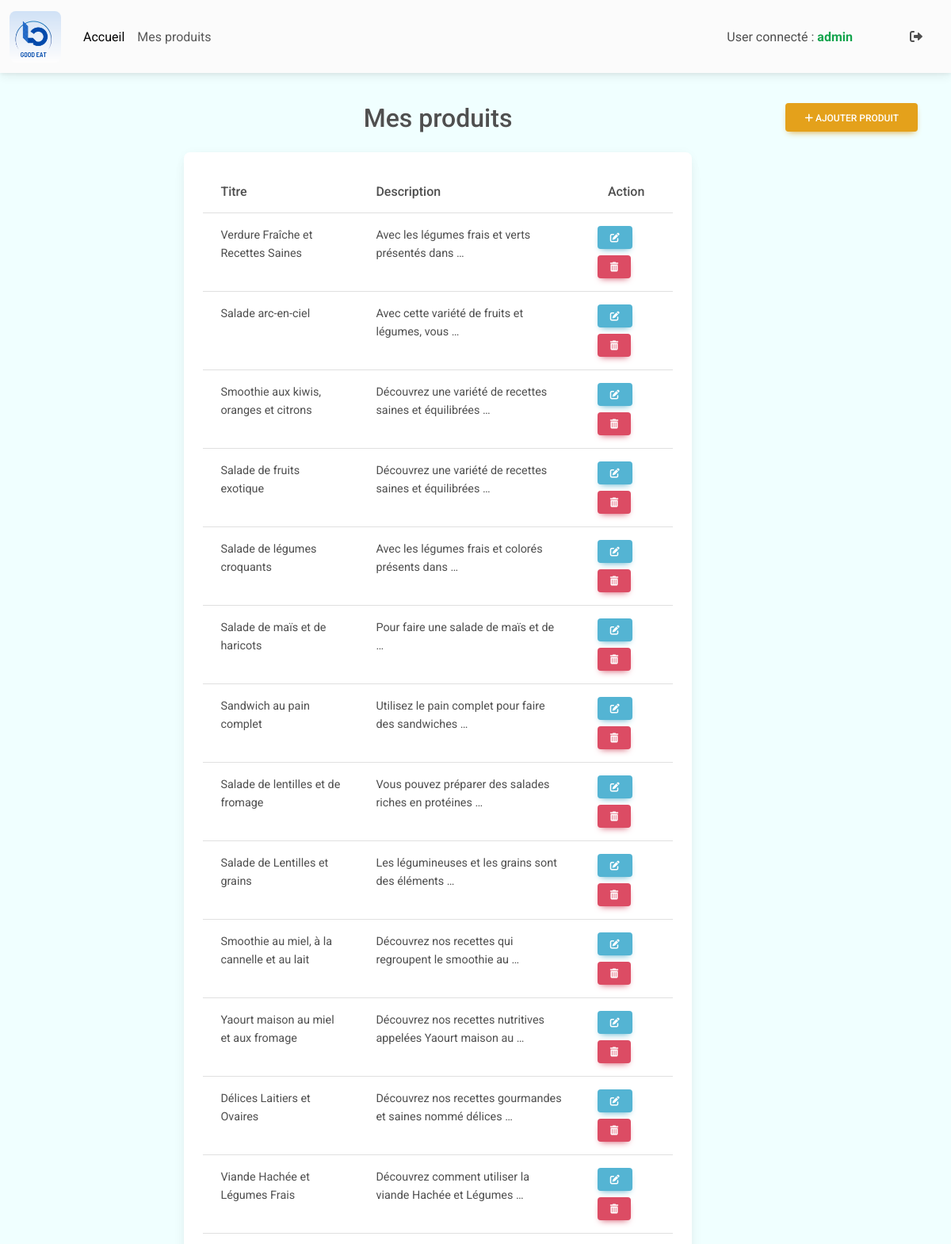
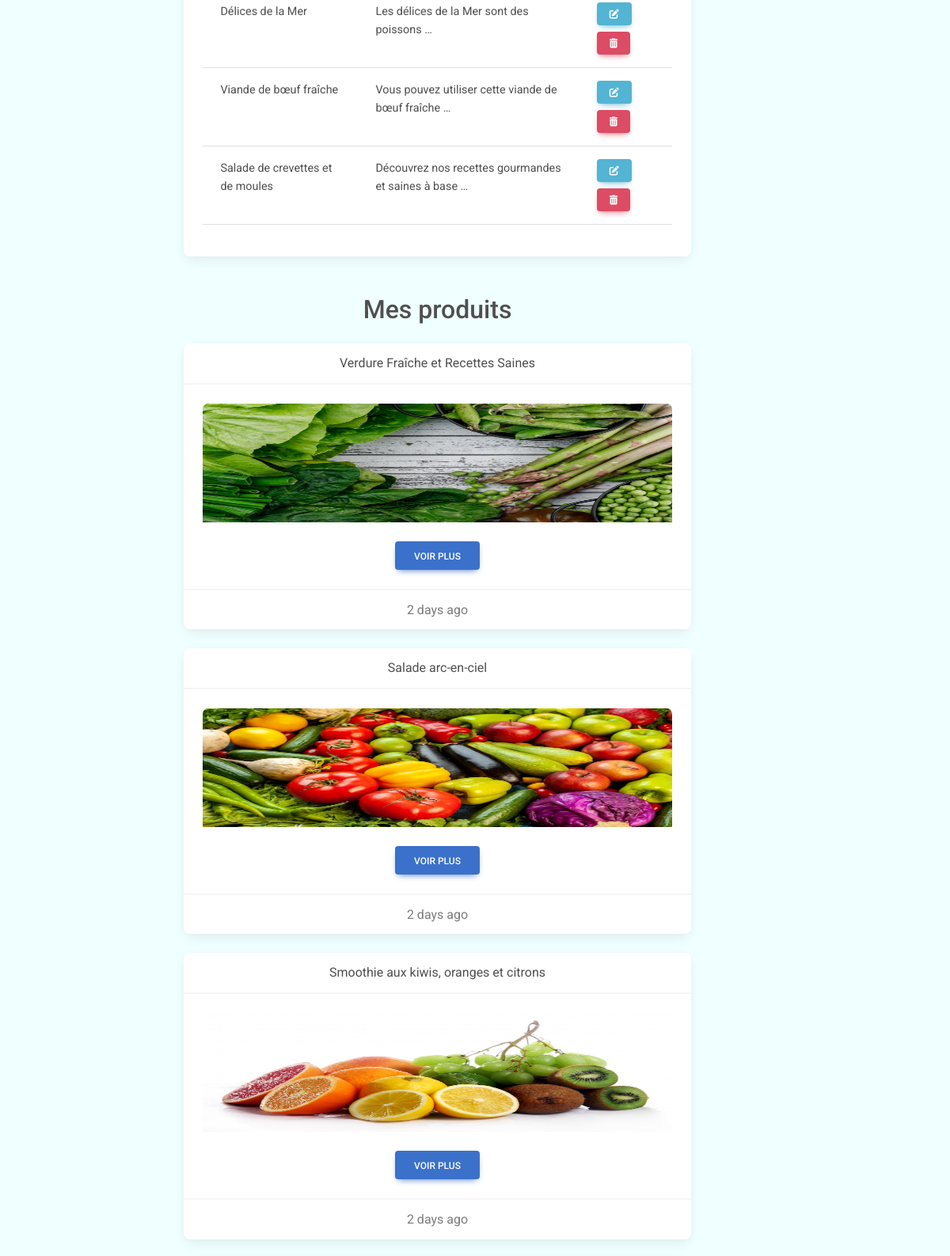
Screenshot of /my-admin/my-produits (signed in, upper part) with the database file from the repository (2 pictures, top to bottom).
### my_blog/models.py (models this page shows, shortened)
class Produit(models.Model):
    title = models.CharField(max_length = 60)
    desc = models.TextField()
    category = models.ForeignKey(Category, on_delete=models.CASCADE,null=True)
    user = models.ForeignKey(User, on_delete=models.CASCADE)
    image = models.ImageField(upload_to = "", null=True,blank=True)
    created_add = models.DateTimeField(auto_now_add=True)
    update_add = models.DateTimeField(auto_now_add=True)

### app_admin/views.py (the view)
# urls.py: path('my-produits', user_articles, name="my-produits"),
def user_articles(request):
    if not request.user.is_authenticated:
        return redirect('home')
    list_produits = Produit.objects.filter(user=request.user)
    return render(request, 'my-produits.html', {'liste_produits': list_produits})

### app_admin/templates/my-produits.html
{% extends "partials/base.html" %} {% block content%}
<div class="container">
  <div class="row">
    <div class="col-md-2">
    </div>
    <div class="col-md-7">
        {% if liste_produits %}
        <h2 class="card-title text-center mb-4">Mes produits</h2>
            <div class="card mb-5">
                <div class="card-body">
                    <table class="table table-hover">
                        <thead>
                            <tr>
                                <th class="text-start h6">Titre</th>
                                <th class="text-start h6">Description</th>
                                <th class="text-center h6">Action</th>
                            </tr>
                        </thead>
                        <tbody>
                            {% for myProduit in liste_produits %}
                            <tr>
                                <td>
                                    <p class="">{{myProduit.title}}</p>
                                </td>
                                <td>
                                    <p class="">{{myProduit.desc | truncatewords:8}}</p>
                                </td>
                                <td>
                                    <a href="" class="btn btn-info btn-sm me-2 mb-2"><i class="fas fa-edit"></i></a>
                                    <a href="" class="btn btn-danger btn-sm"><i class="fas fa-trash-alt"></i></a>
                                </td>
                            </tr>
                            {% endfor %}
                        </tbody>
                    </table>
                </div>
            </div>
            <h2 class="card-title text-center mb-4">Mes produits</h2>
            {% for myProduit in liste_produits %}
            <div class="card text-center mb-4">
                <div class="card-header">{{myProduit.title}}</div>
                <div class="card-body">
                <div class="mb-4">
                    <img
                    src="{{myProduit.image.url}}"
                    class="card-img-top images"
                    alt="Fissure in Sandstone"
                    height="150"
                    />
                </div>
                <div>
                    <a href="#" class="btn btn-primary" data-mdb-ripple-init>voir plus</a>
                </div>
                </div>
                <div class="card-footer text-muted">2 days ago</div>
            </div>
            {% endfor %}
        {% else %}
        <h2 class="card-title text-center mb-4"> Vous n'avez aucun produit</h2>
        {% endif %}
    </div>
    <div class="col-md-3">
        <a href="{% url 'ajouter-produit' %}"  class="btn btn-warning float-end"><i class="fas fa-plus"></i> Ajouter Produit</a>
    </div>
  </div>
</div>
{% endblock%}

### app_admin/templates/_navadmin.html (shortened to what this page needs)
{% load static %}
<div id="navbar">
  <nav class="navbar navbar-expand-lg fixed-top navbar-light bg-body-tertiary">
    <div class="container-fluid">
      <a class="navbar-brand" href="{% url 'home' %}">
        <img src="{% static 'img/GoodEat_Mylogo.png' %}" alt="Logo" id="logo" loading="lazy" />
      </a>
      <div class="collapse navbar-collapse" id="navbarTogglerDemo02">
        <ul class="navbar-nav me-auto mb-2 mb-lg-0">
          <li class="nav-item">
            <a class="nav-link active" aria-current="page" href="{% url 'home' %}">Accueil</a>
          </li>
          {% if user.is_authenticated %}
          <li class="nav-item">
            <a class="nav-link" href="{% url 'my-produits' %}">Mes produits</a>
          </li>
        </ul>
        <div class="mt-3">
          <p class='text-bg-body-secondary me-5'>User connecté : <span class='text-success fw-bold'>{{ user.username }}</span></p>
          {% else %}
          {% comment %} <p>User non connecté </p> {% endcomment %}
          {% endif %}
        </div>
        {% if user.is_authenticated %}
        <div class="d-flex align-items-center mx-4">
          <a class="nav-link " href="{% url 'logout-blog' %}" id="" role="button" data-mdb-toggle="" aria-expanded="false">
            <i class="fas fa-sign-out-alt"></i>
          </a>
        </div>
        {% else %}
        <div class="d-flex align-items-center mx-4">
          <a class="nav-link " href="{% url "dashboard" %}" id="" role="button" data-mdb-toggle="" aria-expanded="false">
            <i class="fas fa-user"></i>
          </a>
        </div>
        {% endif %}
    </div>
</div>
</nav>
</div>

### my_blog/static/css/style.css (style rules this page uses)
#navbar { margin-bottom: 130px; }
#logo { height: 65px; border-radius: 8px; }
body { background-color: azure; }

### rows the page displays
Produit: title "Verdure Fraîche et Recettes Saines", desc "Avec les légumes frais et verts présentés dans …", image (picture)
Produit: title "Salade arc-en-ciel", desc "Avec cette variété de fruits et légumes, vous …", image (picture)
Produit: title "Smoothie aux kiwis, oranges et citrons", desc "Découvrez une variété de recettes saines et équilibrées …", image (picture)
Produit: title "Salade de fruits exotique", desc "Découvrez une variété de recettes saines et équilibrées …"
Produit: title "Salade de légumes croquants", desc "Avec les légumes frais et colorés présents dans …"
Produit: title "Salade de maïs et de haricots", desc "Pour faire une salade de maïs et de …"
Produit: title "Sandwich au pain complet", desc "Utilisez le pain complet pour faire des sandwiches …"
Produit: title "Salade de lentilles et de fromage", desc "Vous pouvez préparer des salades riches en protéines …"
Produit: title "Salade de Lentilles et grains", desc "Les légumineuses et les grains sont des éléments …"
Produit: title "Smoothie au miel, à la cannelle et au lait", desc "Découvrez nos recettes qui regroupent le smoothie au …"
Produit: title "Yaourt maison au miel et aux fromage", desc "Découvrez nos recettes nutritives appelées Yaourt maison au …"
Produit: title "Délices Laitiers et Ovaires", desc "Découvrez nos recettes gourmandes et saines nommé délices …"
Produit: title "Viande Hachée et Légumes Frais", desc "Découvrez comment utiliser la viande Hachée et Légumes …"
Produit: title "Délices de la Mer", desc "Les délices de la Mer sont des poissons …"
Produit: title "Viande de bœuf fraîche", desc "Vous pouvez utiliser cette viande de bœuf fraîche …"
Produit: title "Salade de crevettes et de moules", desc "Découvrez nos recettes gourmandes et saines à base …"

### other values shown
{{ user.username }} "admin"
